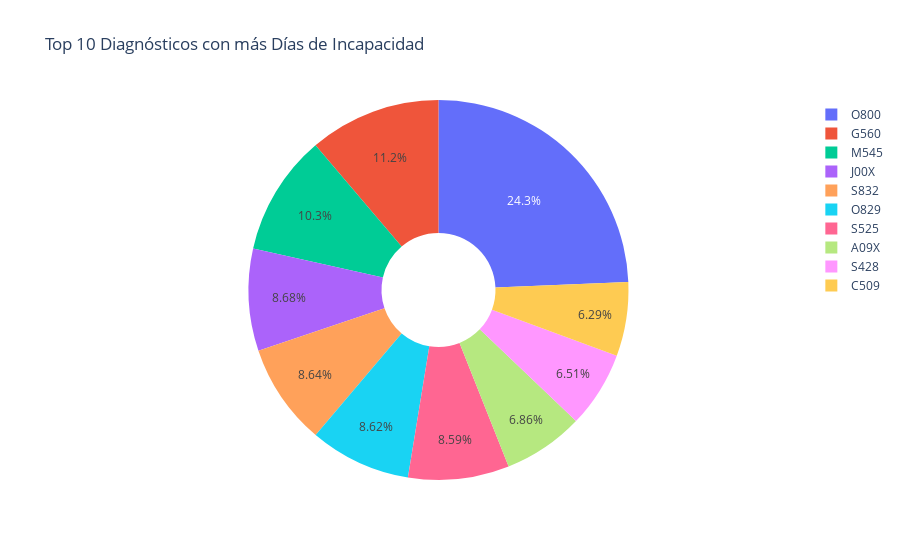
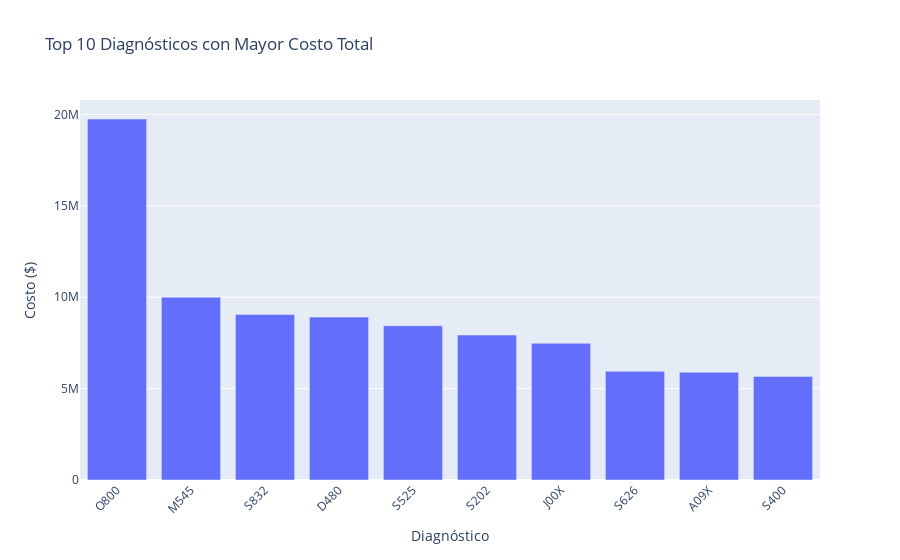

Source (notebook cell) for these figures, in order:
### Markdown cell above
# graficado

### Code cell
df_top, fig_pie, fig_bar = data_eda.obtener_diagnosticos_y_graficas(df)

# Mostrar en notebook
fig_pie.show()
fig_bar.show()

### Figure 1 — Plotly figure (JSON) as saved in the notebook; plotly's stock layout.template omitted (floating-point values rounded to 4 significant figures)
{"data": [{"domain": {"x": [0, 1], "y": [0, 1]}, "hole": 0.3, "hovertemplate": "incapacidad_diagnóstico=%{label}<br>dias_ausentes=%{value}<extra></extra>", "labels": ["O800", "G560", "M545", "J00X", "S832", "O829", "S525", "A09X", "S428", "C509"], "legendgroup": "", "name": "", "showlegend": true, "type": "pie", "values": [1858, 856, 785, 663, 660, 658, 656, 524, 497, 480]}], "layout": {"legend": {"tracegroupgap": 0}, "title": {"text": "Top 10 Diagnósticos con más Días de Incapacidad"}}}

### Figure 2 — Plotly figure (JSON) as saved in the notebook; plotly's stock layout.template omitted (floating-point values rounded to 4 significant figures)
{"data": [{"hovertemplate": "Diagnóstico=%{x}<br>Costo ($)=%{y}<extra></extra>", "legendgroup": "", "marker": {"color": "#636efa", "pattern": {"shape": ""}}, "name": "", "orientation": "v", "showlegend": false, "textposition": "auto", "type": "bar", "x": ["O800", "M545", "S832", "D480", "S525", "S202", "J00X", "S626", "A09X", "S400"], "xaxis": "x", "y": [19750000.0, 10000000.0, 9054000.0, 8915000.0, 8441000.0, 7930000.0, 7479000.0, 5944000.0, 5894000.0, 5668000.0], "yaxis": "y"}], "layout": {"barmode": "relative", "legend": {"tracegroupgap": 0}, "title": {"text": "Top 10 Diagnósticos con Mayor Costo Total"}, "xaxis": {"anchor": "y", "domain": [0, 1], "tickangle": -45, "title": {"text": "Diagnóstico"}}, "yaxis": {"anchor": "x", "domain": [0, 1], "title": {"text": "Costo ($)"}}}}
